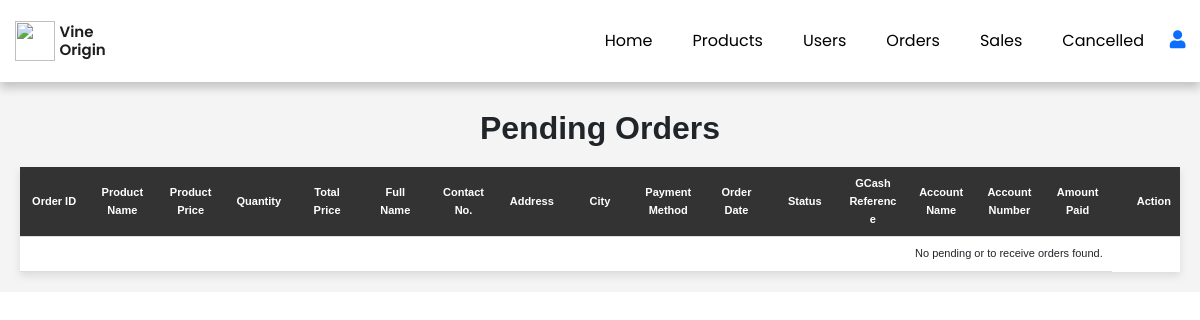
Page /visitor_landing/pending_orders.php (signed in) on the earlier database version.
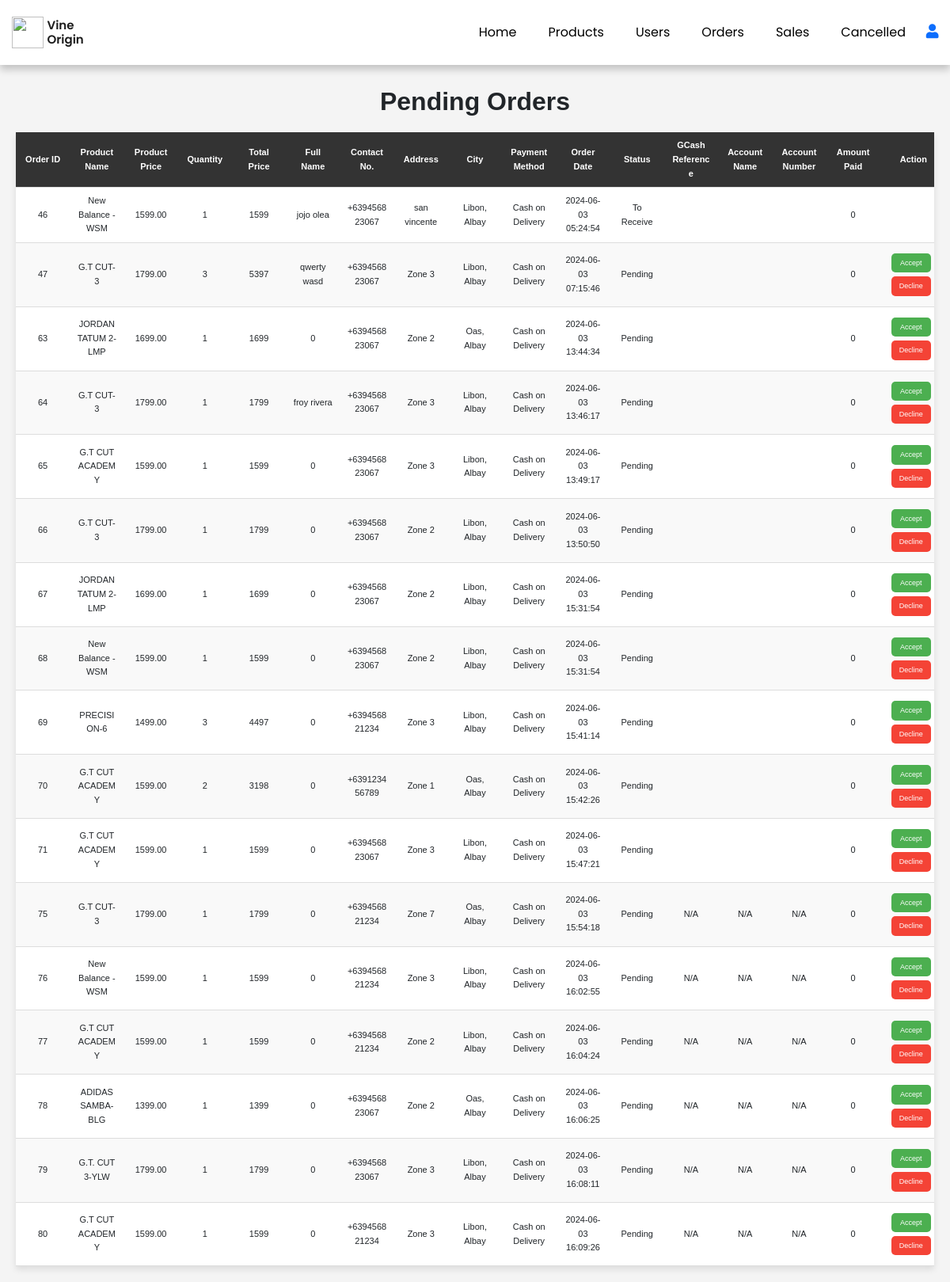
Same page on the later database version.
### tables this page shows
CREATE TABLE `orders` (
  `order_id` int(11) NOT NULL,
  `user_id` int(11) DEFAULT NULL,
  `product_name` varchar(255) NOT NULL,
  `product_price` float(8,2) NOT NULL,
  `quantity` int(11) DEFAULT NULL,
  `price_total` int(11) NOT NULL,
  `full_name` varchar(255) NOT NULL,
  `contact_no` varchar(20) NOT NULL,
  `address` varchar(255) NOT NULL,
  `city` varchar(255) NOT NULL,
  `payment_method` varchar(55) NOT NULL,
  `order_date` timestamp NOT NULL DEFAULT current_timestamp(),
  `gcash_reference` varchar(255) NOT NULL,
  `acc_name` varchar(255) NOT NULL,
  `acc_number` varchar(255) NOT NULL,
  `amount_paid` varchar(255) NOT NULL,
  `status` char(1) DEFAULT 'p' COMMENT 'p - pending\r\nt - to receive\r\nr - received\r\nc - cancelled'
);

### visitor_landing/pending_orders.php (the view, shortened to what this page needs)
<?php
include('server/connection.php');
?>
<!DOCTYPE html>
<html lang="en">
<head>
    <?php include('header.php'); ?>
    <link rel="stylesheet" href="assets/css/admin.css">
    <?php include('admin_navbar.php'); ?>
</head>
<body>
    <div class="boxt">
        <h1>Pending Orders</h1>
        <table>
            <thead>
                <tr>
                    <th>Order ID</th>
                    <th>Product Name</th>
                    <th>Product Price</th>
                    <th>Quantity</th>
                    <th>Total Price</th>
                    <th>Full Name</th>
                    <th>Contact No.</th>
                    <th>Address</th>
                    <th>City</th>
                    <th>Payment Method</th>
                    <th>Order Date</th>
                    <th>Status</th>
                    <th>GCash Reference</th>
                    <th>Account Name</th>
                    <th>Account Number</th>
                    <th>Amount Paid</th>
                    <th>Action</th>
                </tr>
            </thead>
            <tbody>
                <?php
                $query = "SELECT * FROM orders WHERE status IN ('p', 't')";
                $result = mysqli_query($conn, $query);
                if (mysqli_num_rows($result) > 0) {
                    while ($row = mysqli_fetch_assoc($result)) {
                        echo "<tr>";
                        echo "<td>{$row['order_id']}</td>";
                        echo "<td>{$row['product_name']}</td>";
                        echo "<td>{$row['product_price']}</td>";
                        echo "<td>{$row['quantity']}</td>";
                        echo "<td>{$row['price_total']}</td>";
                        echo "<td>{$row['full_name']}</td>";
                        echo "<td>{$row['contact_no']}</td>";
                        echo "<td>{$row['address']}</td>";
                        echo "<td>{$row['city']}</td>";
                        echo "<td>{$row['payment_method']}</td>";
                        echo "<td>{$row['order_date']}</td>";
                        if ($row['status'] === 'p') {
                            echo "<td>Pending</td>";
                        } elseif ($row['status'] === 't') {
                            echo "<td>To Receive</td>";
                        } else {
                            echo "<td>{$row['status']}</td>";
                        }
                        echo "<td>{$row['gcash_reference']}</td>";
                        echo "<td>{$row['acc_name']}</td>";
                        echo "<td>{$row['acc_number']}</td>";
                        echo "<td>{$row['amount_paid']}</td>";
                        echo "<td>";
                        if ($row['status'] === 'p') {
                            echo "<form method='post' action='".$_SERVER['PHP_SELF']."'>";
                            echo "<button type='submit' name='action' value='accept' class='action-button' id='accept-button'>Accept</button>";
                            echo "<button type='submit' name='action' value='decline' class='action-button' id='decline-button'>Decline</button>";
                            echo "</form>";
                        }
                        echo "</td>";
                        echo "</tr>";
                    }
                } else {
                    echo "<tr><td colspan='16'>No pending or to receive orders found.</td></tr>";
                }
                ?>
            </tbody>
        </table>
    </div>
</body>
</html>

### visitor_landing/header.php (shortened to what this page needs)
<head>
  <link href="https://cdn.jsdelivr.net/npm/bootstrap@5.1.3/dist/css/bootstrap.min.css" rel="stylesheet">
    <link rel="stylesheet" href="https://use.fontawesome.com/releases/v5.15.4/css/all.css"/>
    <link rel="stylesheet" href="assets/css/style.css"/>
</head>

### visitor_landing/admin_navbar.php (shortened to what this page needs)
<nav class="navbar add-shadow navbar-expand-lg navbar-light bg-white py-3 ">
    <div class="container-fluid">
      <img class="logo" src="assets/images/vineOrigin.png"/>
      <h2 class="brand">Vine Origin</h2>
      <div class="collapse navbar-collapse navbar-buttons" id="navbarSupportedContent">
        <ul class="navbar-nav me-auto mb-2 mb-lg-0 ">
          <li class="nav-item">
            <a class="nav-link" href="adminpage.php">Home</a>
          </li>
          <li class="nav-item">
            <a class="nav-link" href="addproducts.php">Products</a>
          </li>
          <li class="nav-item">
            <a class="nav-link" href="total_users.php">Users</a>
          </li>
          <li class="nav-item">
            <a class="nav-link" href="pending_orders.php">Orders</a>
          </li>
          <li class="nav-item">
            <a class="nav-link" href="total_order.php">Sales</a>
          </li>
          <li class="nav-item">
            <a class="nav-link" href="cancelled_order.php">Cancelled</a>
          </li>
          <li class="nav-item">
            <a href="admin_account.php"><i class="fas fa-user"></i></a>
        </li>
        </ul>
      </div>
    </div>
  </nav>

### visitor_landing/assets/css/style.css (style rules this page uses)
:root { --blue: #2980b9; --red: rgb(255, 0, 0); --orange: orange; --black: #333; --white: #fff; --bg-color: #eee; --dark-bg: rgba(0, 0, 0, .7); --box-shadow: 0 .5rem 1rem rgba(0, 0, 0, .1); --border: .1rem solid #999; }
.navbar-buttons { margin-left: 40%; }
* { margin: 0; padding: 0; box-sizing: border-box; }
body { font-family: "Poppins", sans-serif; overflow: hidden; }
h1 { font-size: 2.5rem; font-weight: 700; }
h2 { font-size: 1.8rem; font-weight: 600; }
.logo { margin-left: 7px; }
.nav-item a i { font-size: 18px; margin-right: 18px; }
.navbar { font-size: 16px; padding-top: 2rem !important; padding-bottom: 2rem !important; top: 0; left: 0; }
.add-shadow { box-shadow: 0 6px 9px rgba(0, 0, 0, 0.2) !important; }
.navbar-light .navbar-nav .nav-link { padding: 0 20px; color: #000; transition: o.4s ease; }
.navbar i { font-size: 1.2rem; padding: 0 0.7px; transition: 0.4s ease; cursor: pointer; margin-left: 5px; }
.logo { width: 40px; height: 40px; }
.navbar .brand { color: #1d1d1d; margin: 3px 5px; font-size: 1.5rem; }
td:last-child { text-align: right; }
th:last-child { text-align: right; }
html { font-size: 62.5%; overflow-x: hidden; }
.action-button { display: block; width: 100%; text-align: center; background-color: #4CAF50; color: var(--white); font-size: 9px; padding: 1rem 2.5rem; border-radius: .5rem; cursor: pointer; margin-bottom: 1rem; }

### visitor_landing/assets/css/admin.css (style rules this page uses)
.boxt { font-family: Arial, sans-serif; line-height: 1.6; background-color: #f4f4f4; padding: 20px; }
h1 { text-align: center; margin-bottom: 20px; margin-top: 7px; font-size: 32px; }
table { width: 100%; border-collapse: collapse; background-color: #fff; box-shadow: 0 4px 8px rgba(0, 0, 0, 0.1); table-layout: fixed; }
table th, table td { padding: 8px 9px; text-align: center; border-bottom: 1px solid #ddd; font-size: 11px; word-wrap: break-word; }
table th { background-color: #333; font-weight: bold; color: #fff; }
tbody tr:nth-child(even) { background-color: #f9f9f9; }
.action-button { margin: 5px; padding: 5px 10px; border: none; cursor: pointer; }
#accept-button { background-color: #4CAF50; color: white; }
#decline-button { background-color: #f44336; color: white; }

Differences in the rows shown:
added orders: order_id "46", product_name "New Balance - WSM", product_price "1599.00", quantity "1", price_total "1599", full_name "jojo olea", contact_no "+639456823067", address "san vincente", city "Libon, Albay", payment_method "Cash on Delivery", order_date "2024-06-03 05:24:54", status "To Receive", amount_paid "0"
added orders: order_id "47", product_name "G.T CUT-3", product_price "1799.00", quantity "3", price_total "5397", full_name "qwerty wasd", contact_no "+639456823067", address "Zone 3", city "Libon, Albay", payment_method "Cash on Delivery", order_date "2024-06-03 07:15:46", status "Pending", amount_paid "0"
added orders: order_id "63", product_name "JORDAN TATUM 2-LMP", product_price "1699.00", quantity "1", price_total "1699", full_name "0", contact_no "+639456823067", address "Zone 2", city "Oas, Albay", payment_method "Cash on Delivery", order_date "2024-06-03 13:44:34", status "Pending", amount_paid "0"
added orders: order_id "64", product_name "G.T CUT-3", product_price "1799.00", quantity "1", price_total "1799", full_name "froy rivera", contact_no "+639456823067", address "Zone 3", city "Libon, Albay", payment_method "Cash on Delivery", order_date "2024-06-03 13:46:17", status "Pending", amount_paid "0"
added orders: order_id "65", product_name "G.T CUT ACADEMY", product_price "1599.00", quantity "1", price_total "1599", full_name "0", contact_no "+639456823067", address "Zone 3", city "Libon, Albay", payment_method "Cash on Delivery", order_date "2024-06-03 13:49:17", status "Pending", amount_paid "0"
added orders: order_id "66", product_name "G.T CUT-3", product_price "1799.00", quantity "1", price_total "1799", full_name "0", contact_no "+639456823067", address "Zone 2", city "Libon, Albay", payment_method "Cash on Delivery", order_date "2024-06-03 13:50:50", status "Pending", amount_paid "0"
added orders: order_id "67", product_name "JORDAN TATUM 2-LMP", product_price "1699.00", quantity "1", price_total "1699", full_name "0", contact_no "+639456823067", address "Zone 2", city "Libon, Albay", payment_method "Cash on Delivery", order_date "2024-06-03 15:31:54", status "Pending", amount_paid "0"
added orders: order_id "68", product_name "New Balance - WSM", product_price "1599.00", quantity "1", price_total "1599", full_name "0", contact_no "+639456823067", address "Zone 2", city "Libon, Albay", payment_method "Cash on Delivery", order_date "2024-06-03 15:31:54", status "Pending", amount_paid "0"
added orders: order_id "69", product_name "PRECISION-6", product_price "1499.00", quantity "3", price_total "4497", full_name "0", contact_no "+639456821234", address "Zone 3", city "Libon, Albay", payment_method "Cash on Delivery", order_date "2024-06-03 15:41:14", status "Pending", amount_paid "0"
added orders: order_id "70", product_name "G.T CUT ACADEMY", product_price "1599.00", quantity "2", price_total "3198", full_name "0", contact_no "+639123456789", address "Zone 1", city "Oas, Albay", payment_method "Cash on Delivery", order_date "2024-06-03 15:42:26", status "Pending", amount_paid "0"
added orders: order_id "71", product_name "G.T CUT ACADEMY", product_price "1599.00", quantity "1", price_total "1599", full_name "0", contact_no "+639456823067", address "Zone 3", city "Libon, Albay", payment_method "Cash on Delivery", order_date "2024-06-03 15:47:21", status "Pending", amount_paid "0"
added orders: order_id "75", product_name "G.T CUT-3", product_price "1799.00", quantity "1", price_total "1799", full_name "0", contact_no "+639456821234", address "Zone 7", city "Oas, Albay", payment_method "Cash on Delivery", order_date "2024-06-03 15:54:18", status "Pending", gcash_reference "N/A", acc_name "N/A", acc_number "N/A", amount_paid "0"
added orders: order_id "76", product_name "New Balance - WSM", product_price "1599.00", quantity "1", price_total "1599", full_name "0", contact_no "+639456821234", address "Zone 3", city "Libon, Albay", payment_method "Cash on Delivery", order_date "2024-06-03 16:02:55", status "Pending", gcash_reference "N/A", acc_name "N/A", acc_number "N/A", amount_paid "0"
added orders: order_id "77", product_name "G.T CUT ACADEMY", product_price "1599.00", quantity "1", price_total "1599", full_name "0", contact_no "+639456821234", address "Zone 2", city "Libon, Albay", payment_method "Cash on Delivery", order_date "2024-06-03 16:04:24", status "Pending", gcash_reference "N/A", acc_name "N/A", acc_number "N/A", amount_paid "0"
added orders: order_id "78", product_name "ADIDAS SAMBA-BLG", product_price "1399.00", quantity "1", price_total "1399", full_name "0", contact_no "+639456823067", address "Zone 2", city "Oas, Albay", payment_method "Cash on Delivery", order_date "2024-06-03 16:06:25", status "Pending", gcash_reference "N/A", acc_name "N/A", acc_number "N/A", amount_paid "0"
added orders: order_id "79", product_name "G.T. CUT 3-YLW", product_price "1799.00", quantity "1", price_total "1799", full_name "0", contact_no "+639456823067", address "Zone 3", city "Libon, Albay", payment_method "Cash on Delivery", order_date "2024-06-03 16:08:11", status "Pending", gcash_reference "N/A", acc_name "N/A", acc_number "N/A", amount_paid "0"
added orders: order_id "80", product_name "G.T CUT ACADEMY", product_price "1599.00", quantity "1", price_total "1599", full_name "0", contact_no "+639456821234", address "Zone 3", city "Libon, Albay", payment_method "Cash on Delivery", order_date "2024-06-03 16:09:26", status "Pending", gcash_reference "N/A", acc_name "N/A", acc_number "N/A", amount_paid "0"
Other differences:
text no longer shown: "No pending or to receive orders found."
